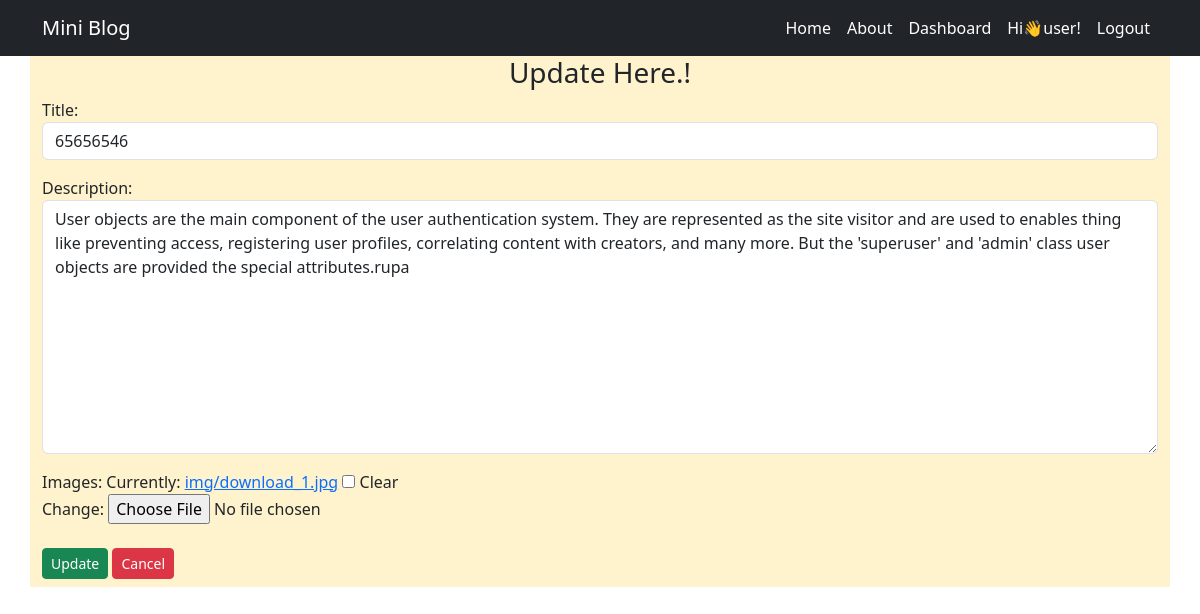
The app's page /updatepage/1 (signed in) with its own data.
### myapp/models.py (models this page shows)
class Posts(models.Model):
    title=models.CharField(max_length=50)
    description=models.TextField()
    profileimg=models.ImageField(upload_to="img",blank=True,null=True)

### myapp/views.py (the view)
# urls.py: path('updatepage/<int:id>', views.updatepage,name="updatepage"),
def updatepage(request,id):
    post = Posts.objects.get(id=id)
    if request.method == "POST":
        form = AddForm(request.POST,request.FILES,instance=post)
        if form.is_valid():
            form.save()
            return redirect("dashboardpage")
    else:
        form = AddForm(instance=post)
    return render(request,"update.html",{'form':form})

### myapp/forms.py
class AddForm(forms.ModelForm):
    class Meta:
        model = Posts
        fields = ['title','description','profileimg']
        labels = {'title':'Title','description':'Description','profileimg':'Images'}
        widgets={
            'title':forms.TextInput(attrs={'class':'form-control'}),
            'description':forms.Textarea(attrs={'class':'form-control'}),
        }

### myapp/templates/update.html (shortened to what this page needs)
{% extends "base.html" %}
{% load static %}
{% block content %}
<div>
    <div>
        <h3 style="text-align: center;">Update Here.!</h3>
    </div>
    <div>
        <form action="" method="POST" enctype="multipart/form-data">
            {{ form.as_p }}
            <input class="btn btn-success btn-sm mt-2 mb-2" type="submit" value="Update">
            <a class="btn btn-danger btn-sm mt-2 mb-2" href="{% url 'dashboardpage' %}">Cancel</a>
        </form>
    </div>
</div>
{% endblock content%}

### myapp/templates/navbar.html (shortened to what this page needs)
<nav class="navbar navbar-expand-lg navbar-light bg-dark">
        <div class="container">
            <a class="navbar-brand text-white" href="#">Mini Blog</a>
            <div class="collapse navbar-collapse" id="navbarNav">
                <ul class="navbar-nav ms-auto">
                  <li class="nav-item">
                    <a class="nav-link active text-white" aria-current="page" href="{% url 'homepage' %}">Home</a>
                  </li>
                  <li class="nav-item">
                    <a class="nav-link text-white" href="{% url 'aboutpage' %}">About</a>
                  </li>
                  {% if request.user.is_authenticated %}
                  <li class="nav-item">
                    <a class="nav-link text-white" href="{% url 'dashboardpage' %}">Dashboard</a>
                  </li>
                  <li class="nav-item">
                    <a class="nav-link text-white" href="{% url 'dashboardpage' %}">Hi👋{{user.username}}!</a>
                  </li>
                  <li class="nav-item">
                    <a class="nav-link text-white" href="{% url 'logoutpage' %}">Logout</a>
                  </li>
                  {% endif %}
                </ul>
              </div>
          </div>
  </nav>

### records on screen
Posts: title "65656546", description "User objects are the main component of the user authentication system. They are represented as the site visitor and are used to enables thing like preventing access, registering user profiles, correlating content with creators, and many more. But the 'superuser' and 'admin' class user objects are provided the special attributes.rupa"

### other values on screen
{{ user.username }} "user"
